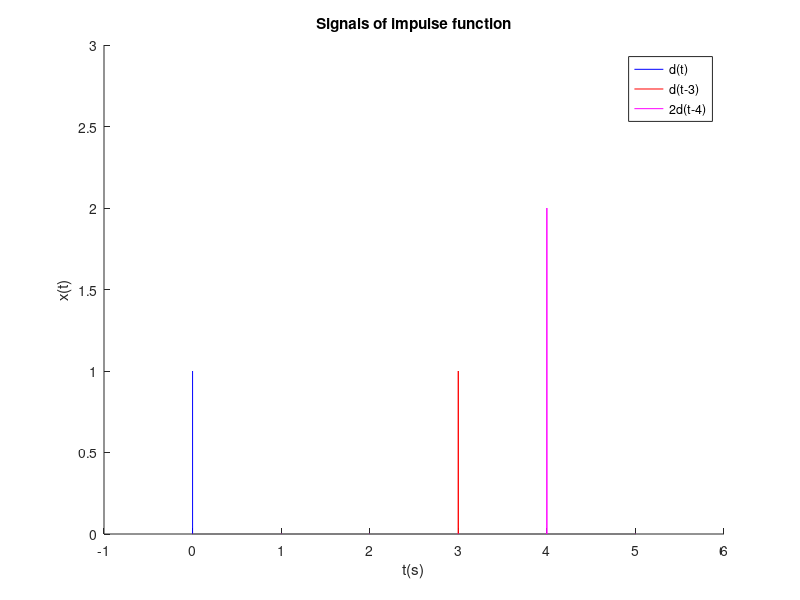

The MATLAB source for this figure:
% FILE: Ex1.m
% NAME: Tianning Li
% DESCRIPTION: Implementing a Unit Impulse in Matlab

% Clear all variables and close all windows
clear all; close all; clc;

% Create delta(t) impulse
Fs = 8000;
n=@(t) Fs*t+1;
t1 = 5;
d1 = zeros(n(t1),1);
n_in1 = 0;
index = n(n_in1);
d1(index) = 1;
t = (0:length(d1) - 1) * (1/Fs);

% Create delta(t-3) impulse
d2 = zeros(n(t1),1);
n_in1 = 3;
index = n(n_in1);
d2(index,1) = 1;

% Create 2delta(t-4) impulse
d3 = zeros(n(t1),1);
n_in2 = 4;
index = n(n_in2);
d3(index) = 2;

figure;
hold on;
plot(t,d1,'blue');
plot(t,d2,'red');
plot(t,d3,'magenta');
xlim([-1 6]);
ylim([0 3]);
xlabel("t(s)");
ylabel("x(t)");
title("Signals of impulse function");
legend("d(t)","d(t-3)","2d(t-4)");
